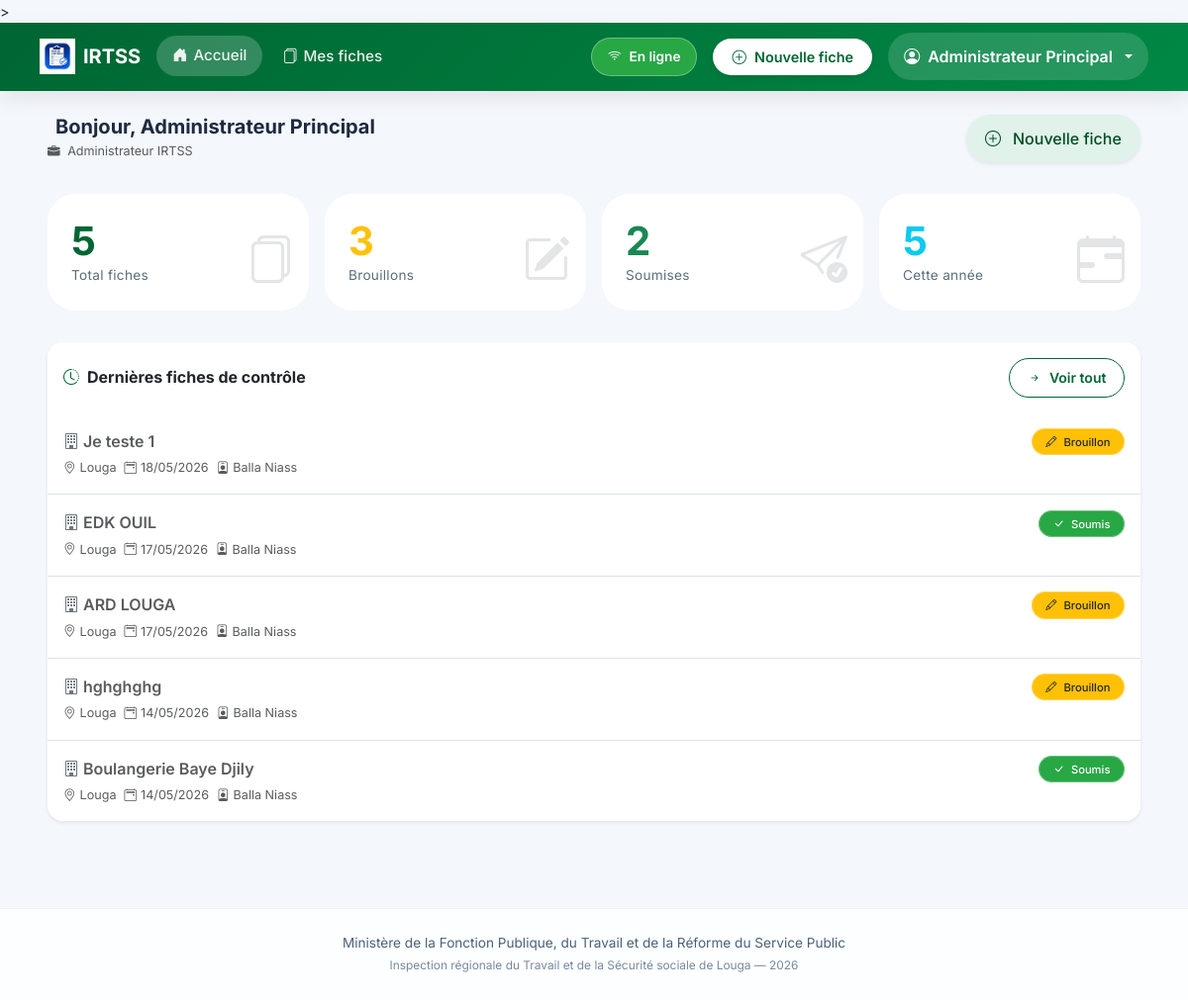
Page / (signed in) on the earlier database version.
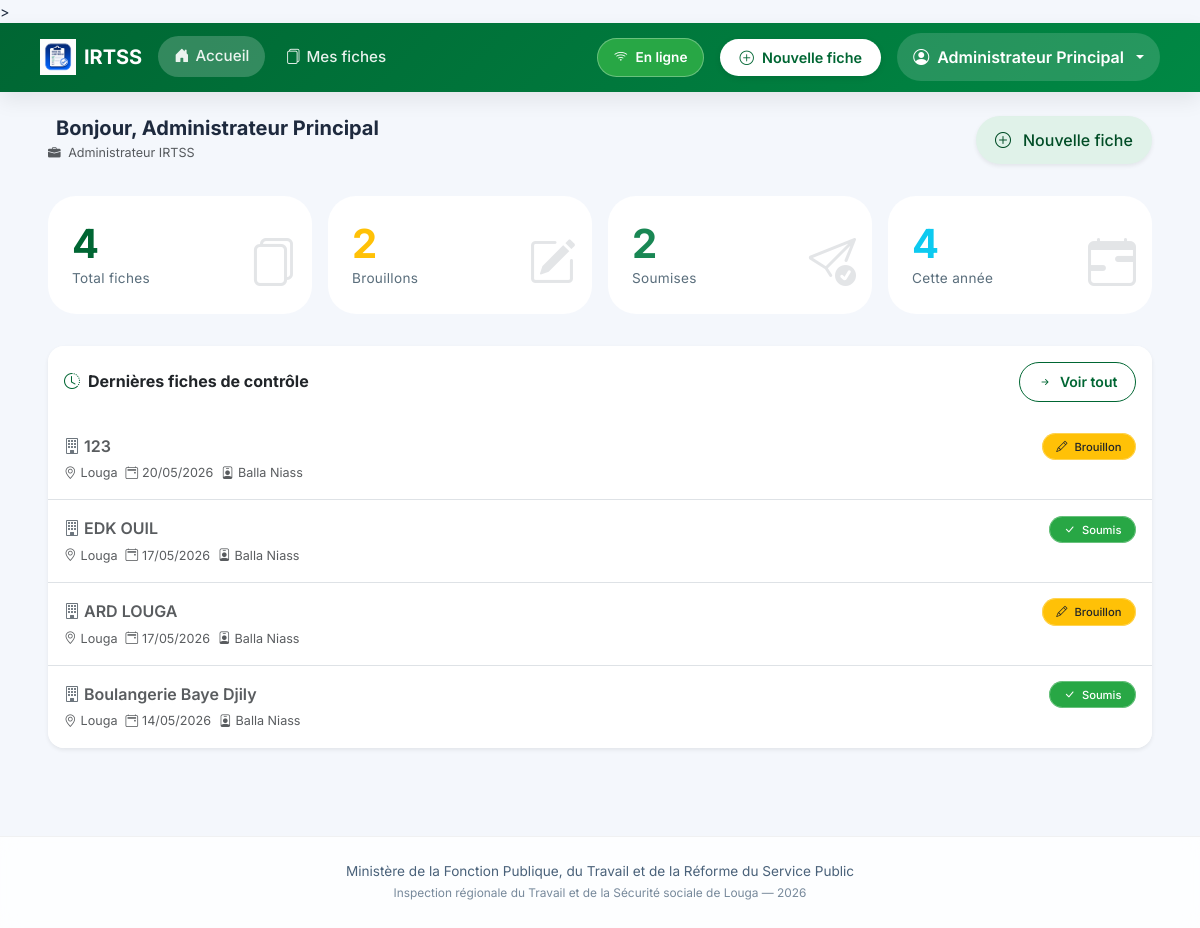
Same page on the later database version.
### inspection/models.py (models this page shows, shortened)
class FicheControle(models.Model):
    STATUT_CHOICES = [
        ('brouillon', 'Brouillon'),
        ('soumis', 'Soumis'),
    ]
    inspecteur = models.ForeignKey(User, on_delete=models.CASCADE, related_name='fiches')
    entreprise = models.CharField(max_length=255, verbose_name="Entreprise ou Établissement")
    date_controle = models.DateField(verbose_name="Date du contrôle")
    lieu = models.CharField(max_length=100, default="Louga", verbose_name="Lieu")
    statut = models.CharField(max_length=20, choices=STATUT_CHOICES, default='brouillon')
    local_id = models.CharField(max_length=100, blank=True, null=True)
    adresse = models.TextField(blank=True)
    telephone = models.CharField(max_length=50, blank=True)
    email_entreprise = models.EmailField(blank=True)
    date_ouverture = models.DateField(null=True, blank=True)
    forme_juridique = models.CharField(max_length=100, blank=True)
    activite_principale = models.CharField(max_length=200, blank=True)
    chef_nom = models.CharField(max_length=200, blank=True, verbose_name="Chef d'établissement - Prénom et Nom")
    chef_cellulaire = models.CharField(max_length=50, blank=True)
    chef_email = models.EmailField(blank=True)
    representant_nom = models.CharField(max_length=200, blank=True, verbose_name="Représentant travailleurs - Prénom et Nom")
    representant_qualite = models.CharField(max_length=100, blank=True)
    representant_cellulaire = models.CharField(max_length=50, blank=True)
    representant_email = models.EmailField(blank=True)
    doe = models.CharField(max_length=3, blank=True, verbose_name="Déclaration d'Ouverture d'Établissement (DOE)")
    registre_paie = models.CharField(max_length=3, blank=True)
    cadres_hommes = models.PositiveIntegerField(null=True, blank=True, default=0)
    cadres_femmes = models.PositiveIntegerField(null=True, blank=True, default=0)
    ouvriers_hommes = models.PositiveIntegerField(null=True, blank=True, default=0)
    ouvriers_femmes = models.PositiveIntegerField(null=True, blank=True, default=0)
    cdi = models.PositiveIntegerField(null=True, blank=True, default=0, verbose_name="CDI")
    cdd = models.PositiveIntegerField(null=True, blank=True, default=0, verbose_name="CDD")
    cs = models.PositiveIntegerField(null=True, blank=True, default=0, verbose_name="CS")
    c_app = models.PositiveIntegerField(null=True, blank=True, default=0, verbose_name="C APP")
    autres_contrats = models.PositiveIntegerField(null=True, blank=True, default=0, verbose_name="Autres")
    remuneration_au_temps_1 = models.BooleanField(default=False)
    remuneration_au_temps_2 = models.BooleanField(default=False)
    remuneration_a_la_piece_1 = models.BooleanField(default=False)
    remuneration_a_la_piece_2 = models.BooleanField(default=False)
    remuneration_les_deux_1 = models.BooleanField(default=False)
    remuneration_les_deux_2 = models.BooleanField(default=False)
    salaires_conformes_1 = models.CharField(max_length=3, blank=True)
    salaires_conformes_2 = models.CharField(max_length=3, blank=True)
    bulletins_paie_1 = models.CharField(max_length=3, blank=True)
    bulletins_paie_2 = models.CharField(max_length=3, blank=True)
    heures_sup_1 = models.CharField(max_length=3, blank=True)
    heures_sup_2 = models.CharField(max_length=3, blank=True)
    prime_anciennete_1 = models.CharField(max_length=3, blank=True)
    prime_anciennete_2 = models.CharField(max_length=3, blank=True)
    jours_feries_1 = models.CharField(max_length=3, blank=True)
    jours_feries_2 = models.CharField(max_length=3, blank=True)
    indemnites_transport_1 = models.CharField(max_length=3, blank=True)
    indemnites_transport_2 = models.CharField(max_length=3, blank=True)
    horaires_affiches_1 = models.CharField(max_length=3, blank=True)
    horaires_affiches_2 = models.CharField(max_length=3, blank=True)
    amenagement_8h_5j_1 = models.CharField(max_length=3, blank=True)
    amenagement_8h_5j_2 = models.CharField(max_length=3, blank=True)
    amenagement_6h40_6j_1 = models.CharField(max_length=3, blank=True)
    amenagement_6h40_6j_2 = models.CharField(max_length=3, blank=True)
    pause_quotidienne_1 = models.CharField(max_length=3, blank=True)
    pause_quotidienne_2 = models.CharField(max_length=3, blank=True)
    repos_hebdomadaire_1 = models.CharField(max_length=3, blank=True)
    repos_hebdomadaire_2 = models.CharField(max_length=3, blank=True)
    declaration_css_1 = models.CharField(max_length=3, blank=True)
    declaration_css_2 = models.CharField(max_length=3, blank=True)
    adhesion_css_1 = models.CharField(max_length=3, blank=True)
    adhesion_css_2 = models.CharField(max_length=3, blank=True)
    adhesion_ipres_1 = models.CharField(max_length=3, blank=True)
    adhesion_ipres_2 = models.CharField(max_length=3, blank=True)
    adhesion_ipm_1 = models.CharField(max_length=3, blank=True)
    adhesion_ipm_2 = models.CharField(max_length=3, blank=True)
    cotisations_css_1 = models.CharField(max_length=3, blank=True)
    cotisations_css_2 = models.CharField(max_length=3, blank=True)
    cotisations_ipres_1 = models.CharField(max_length=3, blank=True)
    cotisations_ipres_2 = models.CharField(max_length=3, blank=True)
    cotisations_ipm_1 = models.CharField(max_length=3, blank=True)
    cotisations_ipm_2 = models.CharField(max_length=3, blank=True)
    delegues_personnel_1 = models.CharField(max_length=3, blank=True)
    delegues_personnel_2 = models.CharField(max_length=3, blank=True)
    reglement_interieur_1 = models.CharField(max_length=3, blank=True)
    reglement_interieur_2 = models.CharField(max_length=3, blank=True)
    comite_hst_1 = models.CharField(max_length=3, blank=True)
    comite_hst_2 = models.CharField(max_length=3, blank=True)
    visite_medicale_1 = models.CharField(max_length=3, blank=True)
    visite_medicale_2 = models.CharField(max_length=3, blank=True)
    extincteurs_1 = models.CharField(max_length=3, blank=True)
    extincteurs_2 = models.CharField(max_length=3, blank=True)
    epi_disponible_1 = models.CharField(max_length=3, blank=True)
    epi_disponible_2 = models.CharField(max_length=3, blank=True)
    epi_effectif_1 = models.CharField(max_length=3, blank=True)
    epi_effectif_2 = models.CharField(max_length=3, blank=True)
    toilettes_1 = models.CharField(max_length=3, blank=True)
    toilettes_2 = models.CharField(max_length=3, blank=True)
    conges_1 = models.CharField(max_length=3, blank=True)
    conges_2 = models.CharField(max_length=3, blank=True)
    dasmo_bs_1 = models.CharField(max_length=3, blank=True)
    dasmo_bs_2 = models.CharField(max_length=3, blank=True)
    observations_divers = models.TextField(blank=True)
    observations_generales = models.TextField(blank=True)
    suite_observations_orales = models.BooleanField(default=False)
    suite_observations_ecrites = models.BooleanField(default=False)
    suite_mise_en_demeure = models.BooleanField(default=False)
    suite_pv_infraction = models.BooleanField(default=False)
    suite_refere = models.BooleanField(default=False)
    delai_reception = models.BooleanField(default=False)
    delai_un_mois = models.BooleanField(default=False)
    delai_autres = models.BooleanField(default=False)
    delai_autres_precision = models.CharField(max_length=200, blank=True)
    signature_equipe = models.CharField(max_length=200, blank=True)
    signature_gerant = models.CharField(max_length=200, blank=True)
    created_at = models.DateTimeField(auto_now_add=True)
    updated_at = models.DateTimeField(auto_now=True)
    class Meta:
        ordering = ['-created_at']
        verbose_name = "Fiche de contrôle"
        verbose_name_plural = "Fiches de contrôle"

### inspection/views.py (the view)
# urls.py: path('', views.tableau_de_bord, name='tableau_de_bord'),
@login_required
def tableau_de_bord(request):
    user = request.user
    fiches = FicheControle.objects.all() if user.is_staff else FicheControle.objects.filter(inspecteur=user)
    total       = fiches.count()
    brouillons  = fiches.filter(statut='brouillon').count()
    soumises    = fiches.filter(statut='soumis').count()
    cette_annee = fiches.filter(created_at__year=timezone.now().year).count()
    recentes    = fiches[:5]
    return render(request, 'inspection/tableau_de_bord.html', {
        'total': total, 'brouillons': brouillons,
        'soumises': soumises, 'cette_annee': cette_annee, 'recentes': recentes,
    })

### templates/inspection/tableau_de_bord.html (shortened to what this page needs)
{% extends 'inspection/base.html' %}
{% load static %}
{% block content %}
<div class="container-fluid px-3 px-lg-4">
  <div class="d-flex flex-wrap align-items-center justify-content-between mb-4 gap-2">
    <div>
      <h5 class="fw-bold mb-0 d-flex align-items-center gap-2">
        Bonjour, {{ user.first_name }} {{ user.last_name }}
      </h5>
      <small class="text-muted">
        <i class="bi bi-briefcase-fill me-1"></i>
        {% if user.is_staff %}Administrateur IRTSS{% else %}Inspecteur du travail{% endif %}
      </small>
    </div>
    <a href="{% url 'nouvelle_fiche' %}" class="btn btn-senegal-soft shadow-sm">
      <i class="bi bi-plus-circle me-1"></i> Nouvelle fiche
    </a>
  </div>
  <div class="row g-3 mb-4">
    <div class="col-6 col-md-3">
      <div class="stat-card p-3">
        <div class="stat-value text-senegal">{{ total|default:"0" }}</div>
        <div class="stat-label">Total fiches</div>
        <i class="bi bi-files stat-icon"></i>
      </div>
    </div>
    <div class="col-6 col-md-3">
      <div class="stat-card p-3">
        <div class="stat-value text-warning">{{ brouillons|default:"0" }}</div>
        <div class="stat-label">Brouillons</div>
        <i class="bi bi-pencil-square stat-icon"></i>
      </div>
    </div>
    <div class="col-6 col-md-3">
      <div class="stat-card p-3">
        <div class="stat-value text-success">{{ soumises|default:"0" }}</div>
        <div class="stat-label">Soumises</div>
        <i class="bi bi-send-check stat-icon"></i>
      </div>
    </div>
    <div class="col-6 col-md-3">
      <div class="stat-card p-3">
        <div class="stat-value text-info">{{ cette_annee|default:"0" }}</div>
        <div class="stat-label">Cette année</div>
        <i class="bi bi-calendar-range stat-icon"></i>
      </div>
    </div>
  </div>
  <div class="card border-0 shadow-sm rounded-4 overflow-hidden">
    <div class="card-header bg-white py-3 d-flex flex-wrap justify-content-between align-items-center border-0">
      <h6 class="mb-0 fw-bold">
        <i class="bi bi-clock-history me-2 text-senegal"></i>Dernières fiches de contrôle
      </h6>
      <a href="{% url 'liste_fiches' %}" class="btn btn-outline-senegal btn-sm">
        <i class="bi bi-arrow-right-short"></i> Voir tout
      </a>
    </div>
    <div class="card-body p-0">
      {% if recentes %}
      <div class="list-group list-group-flush">
        {% for fiche in recentes %}
        <a href="{% url 'detail_fiche' fiche.pk %}" class="list-group-item list-group-item-action fiche-item px-3 py-3">
          <div class="d-flex flex-wrap justify-content-between align-items-start gap-2">
            <div class="flex-grow-1">
              <div class="fw-semibold fs-6">
                <i class="bi bi-building me-1 text-secondary"></i>{{ fiche.entreprise }}
              </div>
              <div class="small text-muted mt-1 d-flex flex-wrap gap-2">
                <span><i class="bi bi-geo-alt me-1"></i>{{ fiche.lieu|default:"Lieu non renseigné" }}</span>
                <span><i class="bi bi-calendar2-event me-1"></i>{{ fiche.date_controle|date:"d/m/Y" }}</span>
                {% if user.is_staff %}
                <span><i class="bi bi-person-badge me-1"></i>{{ fiche.inspecteur.first_name }} {{ fiche.inspecteur.last_name }}</span>
                {% endif %}
              </div>
            </div>
            <div>
              <span class="badge-statut {% if fiche.statut == 'soumis' %}bg-success text-white{% else %}bg-warning text-dark{% endif %}">
                <i class="bi {% if fiche.statut == 'soumis' %}bi-check-lg{% else %}bi-pencil{% endif %} me-1"></i>
                {{ fiche.get_statut_display }}
              </span>
            </div>
          </div>
        </a>
        {% endfor %}
      </div>
      {% endif %}
    </div>
  </div>
</div>
{% endblock %}

Differences in the rows shown:
removed FicheControle: entreprise "Je teste 1", lieu "Louga", date_controle "18/05/2026", inspecteur.first_name "Balla", inspecteur.last_name "Niass", statut "Brouillon"
removed FicheControle: entreprise "hghghghg", lieu "Louga", date_controle "14/05/2026", inspecteur.first_name "Balla", inspecteur.last_name "Niass", statut "Brouillon"
added FicheControle: entreprise "123", lieu "Louga", date_controle "20/05/2026", inspecteur.first_name "Balla", inspecteur.last_name "Niass", statut "Brouillon"
Other differences:
{{ total|default:"0" }}: "5" → "4"
{{ brouillons|default:"0" }}: "3" → "2"
{{ cette_annee|default:"0" }}: "5" → "4"
